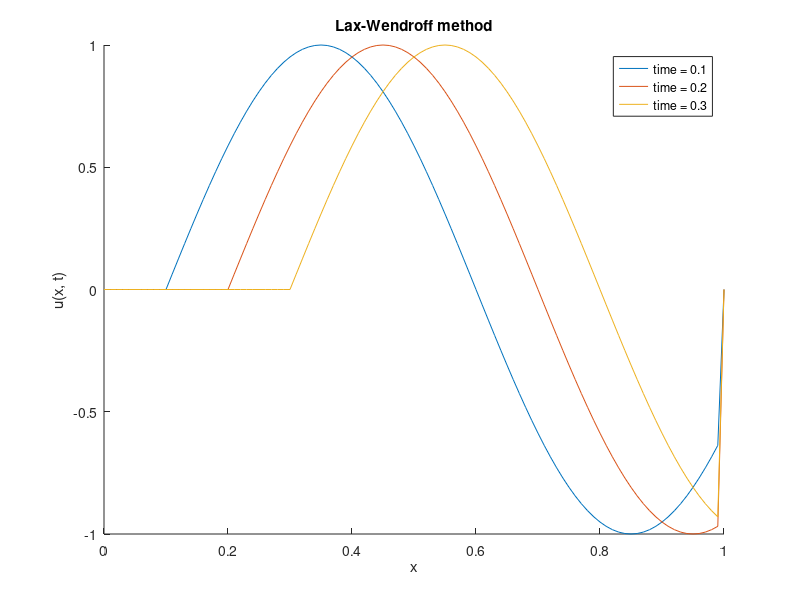

Source code (MATLAB):
clear all, close all, clc
%% Information
% Date  : 29.4.24
% Author: @eshnr7 (https://github.com/eshnr7)

%% Parameters
L = 1; % 0<x<1 
T = 1; 

dx = 0.01; 
dt = 0.01;

Nx = L/dx + 1; 
Nt = T/dt;

u = zeros(Nx,Nt);

%% Applying IC
x = linspace(0, L, Nx);

int_du_dt = -cos(2*pi*x);
u(:,1)    = int_du_dt;
u(:,1)    = sin(2*pi*x); % u(x, t=0) = sin(2*pi*x)
 
%% Applying BC
u(1,:)   = 0; % u(x=0, t) = 0
u(end,:) = 0; % u(x=1, t) = 0

%% Loop
for j = 1:Nt-1
    for i = 2:Nx-1
        u(i,j+1) = u(i,j)-(dt/(2*dx))*(u(i+1,j)-u(i-1,j))+...
            (dt^2/(2*dx^2))*(u(i+1,j)-2*u(i,j)+u(i-1,j));
    end
end

%% Plot

% Defining time range
t_values = [0.1, 0.2, 0.3];

hold on;
for i = 1:length(t_values)
    plot(x, u(:, round(t_values(i)/dt) + 1), 'DisplayName', ['time = ' num2str(t_values(i))]);
end

xlabel('x');
ylabel('u(x, t)');
title('Lax-Wendroff method');
legend('show');
hold off;
